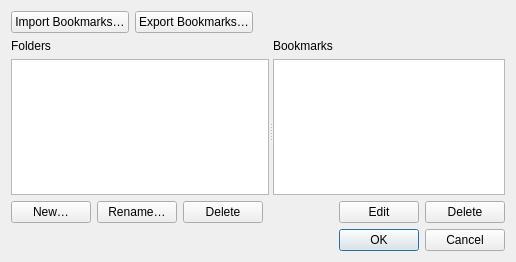
<?xml version="1.0" encoding="UTF-8"?>
<ui version="4.0">
 <class>UiBookmarkManagerDialog</class>
 <widget class="QDialog" name="UiBookmarkManagerDialog">
  <property name="geometry">
   <rect>
    <x>0</x>
    <y>0</y>
    <width>419</width>
    <height>262</height>
   </rect>
  </property>
  <property name="windowTitle">
   <string>Bookmark Manager</string>
  </property>
  <layout class="QVBoxLayout" name="verticalLayout">
   <item>
    <layout class="QHBoxLayout" name="horizontalLayout">
     <item>
      <widget class="QPushButton" name="importButton">
       <property name="enabled">
        <bool>true</bool>
       </property>
       <property name="text">
        <string>Import Bookmarks…</string>
       </property>
      </widget>
     </item>
     <item>
      <widget class="QPushButton" name="exportButton">
       <property name="enabled">
        <bool>true</bool>
       </property>
       <property name="text">
        <string>Export Bookmarks…</string>
       </property>
      </widget>
     </item>
     <item>
      <spacer name="horizontalSpacer_3">
       <property name="orientation">
        <enum>Qt::Horizontal</enum>
       </property>
       <property name="sizeHint" stdset="0">
        <size>
         <width>40</width>
         <height>20</height>
        </size>
       </property>
      </spacer>
     </item>
    </layout>
   </item>
   <item>
    <widget class="QSplitter" name="splitter">
     <property name="orientation">
      <enum>Qt::Horizontal</enum>
     </property>
     <widget class="QWidget" name="layoutWidget">
      <layout class="QGridLayout" name="foldersGridLayout">
       <item row="0" column="0">
        <widget class="QLabel" name="foldersLabel">
         <property name="text">
          <string>Folders</string>
         </property>
        </widget>
       </item>
       <item row="2" column="0">
        <widget class="QPushButton" name="newFolderButton">
         <property name="enabled">
          <bool>true</bool>
         </property>
         <property name="text">
          <string>New…</string>
         </property>
        </widget>
       </item>
       <item row="2" column="1">
        <widget class="QPushButton" name="renameFolderButton">
         <property name="text">
          <string>Rename…</string>
         </property>
        </widget>
       </item>
       <item row="2" column="2">
        <widget class="QPushButton" name="removeFolderButton">
         <property name="enabled">
          <bool>true</bool>
         </property>
         <property name="text">
          <string>Delete</string>
         </property>
        </widget>
       </item>
       <item row="2" column="3">
        <spacer name="horizontalSpacer_2">
         <property name="orientation">
          <enum>Qt::Horizontal</enum>
         </property>
         <property name="sizeHint" stdset="0">
          <size>
           <width>18</width>
           <height>20</height>
          </size>
         </property>
        </spacer>
       </item>
       <item row="1" column="0" colspan="4">
        <widget class="QTreeView" name="foldersTreeView"/>
       </item>
      </layout>
     </widget>
     <widget class="QWidget" name="layoutWidget1">
      <layout class="QGridLayout" name="bookmarksGridLayout">
       <item row="0" column="0">
        <widget class="QLabel" name="bookmarkLabel">
         <property name="text">
          <string>Bookmarks</string>
         </property>
        </widget>
       </item>
       <item row="1" column="0" colspan="3">
        <widget class="QListView" name="bookmarksListView"/>
       </item>
       <item row="2" column="0">
        <spacer name="horizontalSpacer">
         <property name="orientation">
          <enum>Qt::Horizontal</enum>
         </property>
         <property name="sizeHint" stdset="0">
          <size>
           <width>40</width>
           <height>20</height>
          </size>
         </property>
        </spacer>
       </item>
       <item row="2" column="1">
        <widget class="QPushButton" name="editBookmarkButton">
         <property name="text">
          <string>Edit</string>
         </property>
        </widget>
       </item>
       <item row="2" column="2">
        <widget class="QPushButton" name="removeBookmarkButton">
         <property name="enabled">
          <bool>true</bool>
         </property>
         <property name="text">
          <string>Delete</string>
         </property>
        </widget>
       </item>
      </layout>
     </widget>
    </widget>
   </item>
   <item>
    <widget class="QDialogButtonBox" name="buttonBox">
     <property name="standardButtons">
      <set>QDialogButtonBox::Cancel|QDialogButtonBox::Ok</set>
     </property>
    </widget>
   </item>
  </layout>
 </widget>
 <resources/>
 <connections>
  <connection>
   <sender>buttonBox</sender>
   <signal>accepted()</signal>
   <receiver>UiBookmarkManagerDialog</receiver>
   <slot>accept()</slot>
   <hints>
    <hint type="sourcelabel">
     <x>202</x>
     <y>233</y>
    </hint>
    <hint type="destinationlabel">
     <x>202</x>
     <y>124</y>
    </hint>
   </hints>
  </connection>
  <connection>
   <sender>buttonBox</sender>
   <signal>rejected()</signal>
   <receiver>UiBookmarkManagerDialog</receiver>
   <slot>reject()</slot>
   <hints>
    <hint type="sourcelabel">
     <x>202</x>
     <y>233</y>
    </hint>
    <hint type="destinationlabel">
     <x>202</x>
     <y>124</y>
    </hint>
   </hints>
  </connection>
 </connections>
</ui>
